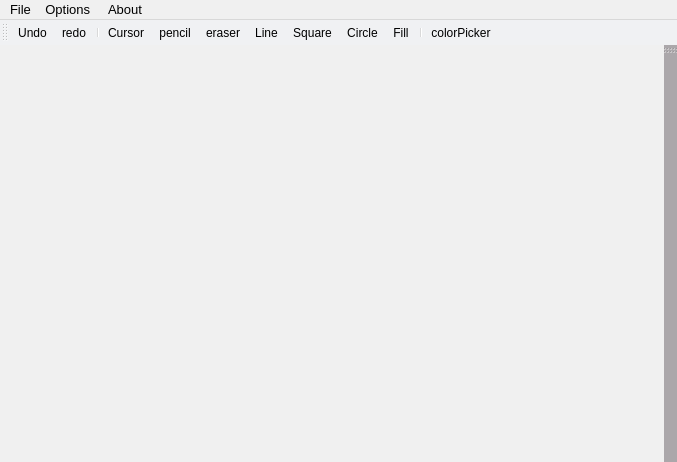
<?xml version="1.0" encoding="UTF-8"?>
<ui version="4.0">
 <class>MainWindow</class>
 <widget class="QMainWindow" name="MainWindow">
  <property name="geometry">
   <rect>
    <x>0</x>
    <y>0</y>
    <width>677</width>
    <height>462</height>
   </rect>
  </property>
  <property name="sizePolicy">
   <sizepolicy hsizetype="Fixed" vsizetype="Fixed">
    <horstretch>0</horstretch>
    <verstretch>0</verstretch>
   </sizepolicy>
  </property>
  <property name="palette">
   <palette>
    <active>
     <colorrole role="Window">
      <brush brushstyle="SolidPattern">
       <color alpha="255">
        <red>232</red>
        <green>232</green>
        <blue>232</blue>
       </color>
      </brush>
     </colorrole>
    </active>
    <inactive>
     <colorrole role="Window">
      <brush brushstyle="SolidPattern">
       <color alpha="255">
        <red>240</red>
        <green>240</green>
        <blue>240</blue>
       </color>
      </brush>
     </colorrole>
    </inactive>
    <disabled>
     <colorrole role="Window">
      <brush brushstyle="SolidPattern">
       <color alpha="255">
        <red>232</red>
        <green>232</green>
        <blue>232</blue>
       </color>
      </brush>
     </colorrole>
    </disabled>
   </palette>
  </property>
  <property name="windowTitle">
   <string>Decolor</string>
  </property>
  <property name="windowIcon">
   <iconset resource="resource.qrc">
    <normaloff>:/img/101067781_padded_logo - Copy.png</normaloff>:/img/101067781_padded_logo - Copy.png</iconset>
  </property>
  <widget class="QWidget" name="centralwidget">
   <property name="layoutDirection">
    <enum>Qt::LeftToRight</enum>
   </property>
   <property name="styleSheet">
    <string notr="true">QMenuBar {
    border-style: solid;
     border-style: outset;
     color: #EAEAEA;
     background: #F0F1F3; 
     font-size: 9pt;
}</string>
   </property>
  </widget>
  <widget class="QMenuBar" name="menubar1">
   <property name="geometry">
    <rect>
     <x>0</x>
     <y>0</y>
     <width>677</width>
     <height>20</height>
    </rect>
   </property>
   <property name="font">
    <font>
     <pointsize>10</pointsize>
    </font>
   </property>
   <widget class="QMenu" name="menuFile">
    <property name="title">
     <string>File</string>
    </property>
    <addaction name="actionOpen"/>
    <addaction name="actionSave_as"/>
    <addaction name="actionPrint"/>
    <addaction name="separator"/>
    <addaction name="actionExit"/>
   </widget>
   <widget class="QMenu" name="menuOptions">
    <property name="title">
     <string>Options </string>
    </property>
    <addaction name="actionPen_Color"/>
    <addaction name="actionPen_Width"/>
    <addaction name="separator"/>
    <addaction name="actionClear_Screen"/>
    <addaction name="actionPreferences"/>
   </widget>
   <widget class="QMenu" name="menuAbout">
    <property name="title">
     <string>About</string>
    </property>
    <addaction name="actionAbout_Project"/>
   </widget>
   <addaction name="menuFile"/>
   <addaction name="menuOptions"/>
   <addaction name="menuAbout"/>
  </widget>
  <widget class="QToolBar" name="toolBar1">
   <property name="enabled">
    <bool>true</bool>
   </property>
   <property name="sizePolicy">
    <sizepolicy hsizetype="Preferred" vsizetype="Fixed">
     <horstretch>0</horstretch>
     <verstretch>0</verstretch>
    </sizepolicy>
   </property>
   <property name="windowTitle">
    <string>toolBar</string>
   </property>
   <property name="layoutDirection">
    <enum>Qt::LeftToRight</enum>
   </property>
   <property name="autoFillBackground">
    <bool>false</bool>
   </property>
   <property name="styleSheet">
    <string notr="true">QToolBar {
     border-style: solid;
     border-style: outset;
     color: #EAEAEA;
     background: #F0F1F3; 
     font-size: 9pt;
}</string>
   </property>
   <property name="movable">
    <bool>true</bool>
   </property>
   <property name="allowedAreas">
    <set>Qt::AllToolBarAreas</set>
   </property>
   <property name="orientation">
    <enum>Qt::Horizontal</enum>
   </property>
   <property name="iconSize">
    <size>
     <width>40</width>
     <height>40</height>
    </size>
   </property>
   <property name="floatable">
    <bool>false</bool>
   </property>
   <attribute name="toolBarArea">
    <enum>TopToolBarArea</enum>
   </attribute>
   <attribute name="toolBarBreak">
    <bool>false</bool>
   </attribute>
   <addaction name="actionUndo"/>
   <addaction name="actionredo"/>
   <addaction name="separator"/>
   <addaction name="actionCursor"/>
   <addaction name="actionpencil"/>
   <addaction name="actioneraser"/>
   <addaction name="actionLine"/>
   <addaction name="actionSquare"/>
   <addaction name="actionCircle"/>
   <addaction name="actionFill"/>
   <addaction name="separator"/>
   <addaction name="actioncolorPicker"/>
  </widget>
  <widget class="QToolBar" name="toolBar2">
   <property name="windowTitle">
    <string>toolBar2</string>
   </property>
   <property name="styleSheet">
    <string notr="true">QToolBar {
     border-style: solid;
     border-style: outset;
     color: #EAEAEA;
     background: #aba7aa; 
     font-size: 9pt;
}</string>
   </property>
   <attribute name="toolBarArea">
    <enum>RightToolBarArea</enum>
   </attribute>
   <attribute name="toolBarBreak">
    <bool>false</bool>
   </attribute>
  </widget>
  <action name="actionCursor">
   <property name="checkable">
    <bool>true</bool>
   </property>
   <property name="icon">
    <iconset resource="resource.qrc">
     <normaloff>:/img/cursor.png</normaloff>:/img/cursor.png</iconset>
   </property>
   <property name="text">
    <string>Cursor</string>
   </property>
   <property name="shortcut">
    <string>1</string>
   </property>
  </action>
  <action name="actionLine">
   <property name="checkable">
    <bool>true</bool>
   </property>
   <property name="icon">
    <iconset resource="resource.qrc">
     <normaloff>:/img/remove.png</normaloff>:/img/remove.png</iconset>
   </property>
   <property name="text">
    <string>Line</string>
   </property>
   <property name="shortcut">
    <string>3</string>
   </property>
  </action>
  <action name="actionSquare">
   <property name="checkable">
    <bool>true</bool>
   </property>
   <property name="icon">
    <iconset resource="resource.qrc">
     <normaloff>:/img/stop.png</normaloff>:/img/stop.png</iconset>
   </property>
   <property name="text">
    <string>Square</string>
   </property>
   <property name="shortcut">
    <string>4</string>
   </property>
  </action>
  <action name="actionCircle">
   <property name="checkable">
    <bool>true</bool>
   </property>
   <property name="icon">
    <iconset resource="resource.qrc">
     <normaloff>:/img/dry-clean.png</normaloff>:/img/dry-clean.png</iconset>
   </property>
   <property name="text">
    <string>Circle</string>
   </property>
   <property name="shortcut">
    <string>5</string>
   </property>
  </action>
  <action name="actionFill">
   <property name="checkable">
    <bool>true</bool>
   </property>
   <property name="icon">
    <iconset resource="resource.qrc">
     <normaloff>:/img/paint-bucket.png</normaloff>:/img/paint-bucket.png</iconset>
   </property>
   <property name="text">
    <string>Fill</string>
   </property>
   <property name="shortcut">
    <string>6</string>
   </property>
  </action>
  <action name="actionOpen">
   <property name="text">
    <string>Open</string>
   </property>
  </action>
  <action name="actionSave_as">
   <property name="text">
    <string>Save as</string>
   </property>
   <property name="shortcut">
    <string>Ctrl+S</string>
   </property>
  </action>
  <action name="actionPrint">
   <property name="text">
    <string>Print</string>
   </property>
  </action>
  <action name="actionExit">
   <property name="text">
    <string>Exit </string>
   </property>
  </action>
  <action name="actionPen_Color">
   <property name="text">
    <string>Pen Color </string>
   </property>
  </action>
  <action name="actionPen_Width">
   <property name="text">
    <string>Pen Width</string>
   </property>
  </action>
  <action name="actionClear_Screen">
   <property name="text">
    <string>Clear Screen</string>
   </property>
   <property name="shortcut">
    <string>Ctrl+L</string>
   </property>
  </action>
  <action name="actionUndo">
   <property name="enabled">
    <bool>true</bool>
   </property>
   <property name="icon">
    <iconset resource="resource.qrc">
     <normaloff>:/img/undo.png</normaloff>:/img/undo.png</iconset>
   </property>
   <property name="text">
    <string>Undo</string>
   </property>
   <property name="shortcut">
    <string>Ctrl+Z</string>
   </property>
  </action>
  <action name="actionredo">
   <property name="icon">
    <iconset resource="resource.qrc">
     <normaloff>:/img/redo.png</normaloff>:/img/redo.png</iconset>
   </property>
   <property name="text">
    <string>redo</string>
   </property>
   <property name="shortcut">
    <string>Ctrl+R</string>
   </property>
  </action>
  <action name="actionpencil">
   <property name="checkable">
    <bool>true</bool>
   </property>
   <property name="icon">
    <iconset resource="resource.qrc">
     <normaloff>:/img/pencil.png</normaloff>:/img/pencil.png</iconset>
   </property>
   <property name="text">
    <string>pencil</string>
   </property>
   <property name="shortcut">
    <string>2</string>
   </property>
  </action>
  <action name="actionAbout_Project">
   <property name="text">
    <string>About Decolor</string>
   </property>
  </action>
  <action name="actionPreferences">
   <property name="text">
    <string>Preferences</string>
   </property>
  </action>
  <action name="actioneraser">
   <property name="checkable">
    <bool>true</bool>
   </property>
   <property name="icon">
    <iconset resource="resource.qrc">
     <normaloff>:/img/eraser.png</normaloff>:/img/eraser.png</iconset>
   </property>
   <property name="text">
    <string>eraser</string>
   </property>
  </action>
  <action name="actioncolorPicker">
   <property name="checkable">
    <bool>true</bool>
   </property>
   <property name="icon">
    <iconset resource="resource.qrc">
     <normaloff>:/img/chromatic.png</normaloff>:/img/chromatic.png</iconset>
   </property>
   <property name="text">
    <string>colorPicker</string>
   </property>
   <property name="toolTip">
    <string>Color Picker</string>
   </property>
  </action>
 </widget>
 <resources>
  <include location="resource.qrc"/>
 </resources>
 <connections/>
</ui>
